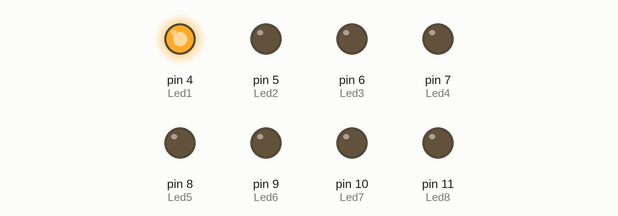
Recording of a sketch running on a simulated Arduino Uno, built with avr-gcc and run on an emulated ATmega328P. On the bench: output pins drawn as LEDs (lit = HIGH).

Above: at 0.3 s.
At 7.1 s:
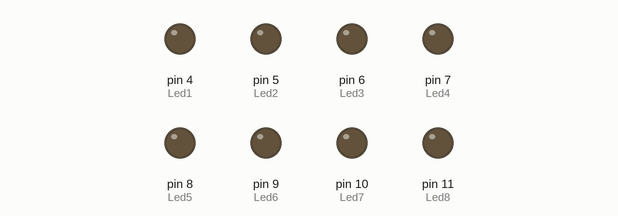
At 9.7 s:
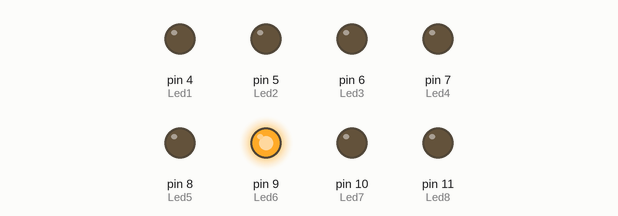
At 11.7 s:
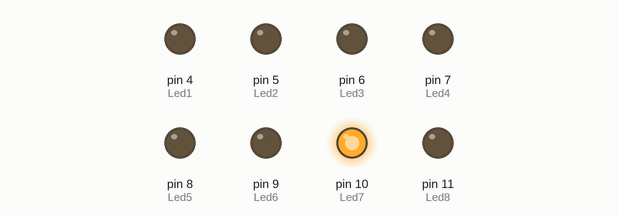
At 13.3 s:
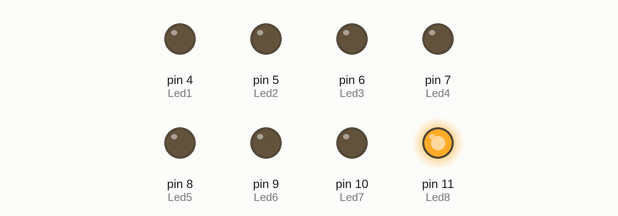
At 16.9 s:
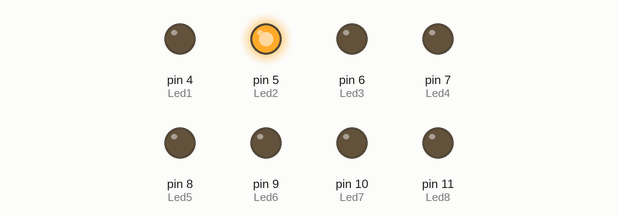
Timing chart, 0 to 19.0 s (numbered marks = the images above):
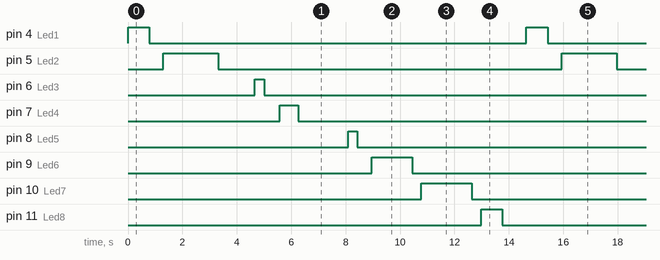

The sketch:

8_Blinked_LED.ino
```cpp
int Led1 = 4;
int Led2 = 5;
int Led3 = 6;
int Led4 = 7;
int Led5 = 8; //initialize the pin
int Led6 = 9;
int Led7 = 10;
int Led8 = 11;


void setup() {
  // put your setup code here, to run once:
  Serial.begin(9600);

  pinMode(Led1, OUTPUT);
  pinMode(Led2, OUTPUT);
  pinMode(Led3, OUTPUT);
  pinMode(Led4, OUTPUT); // all LED as the output
  pinMode(Led5, OUTPUT);
  pinMode(Led6, OUTPUT);
  pinMode(Led7, OUTPUT);
  pinMode(Led8, OUTPUT);

}

void loop() {
  // put your main code here, to run repeatedly:
  blink(Led1, 781, 515);
  blink(Led2, 2014, 1348);
  blink(Led3, 343, 573);
  blink(Led4, 678, 1839);
  blink(Led5, 342, 534);  // set the time for LED to blink within the time given
  blink(Led6, 1478, 326);
  blink(Led7, 1859, 351);
  blink(Led8, 777, 888);
}


void blink(int pin, int OnDelay, int OffDelay)
{
  digitalWrite(pin, HIGH);
  delay(OnDelay);             // LED on and off
  digitalWrite(pin, LOW);
  delay(OffDelay);
}
```

Measured:
- by itself, pin 4 (Led1), pin 11 (Led8): alternates HIGH for 0.78 s and LOW for 13.9 s
- by itself, pin 5 (Led2): alternates HIGH for 2.0 s and LOW for 12.6 s
- by itself, pin 6 (Led3), pin 8 (Led5): alternates HIGH for 0.34 s and LOW for 14.3 s
- by itself, pin 7 (Led4): alternates HIGH for 0.68 s and LOW for 14.0 s
- by itself, pin 9 (Led6): alternates HIGH for 1.5 s and LOW for 13.2 s
- by itself, pin 10 (Led7): alternates HIGH for 1.9 s and LOW for 12.8 s
